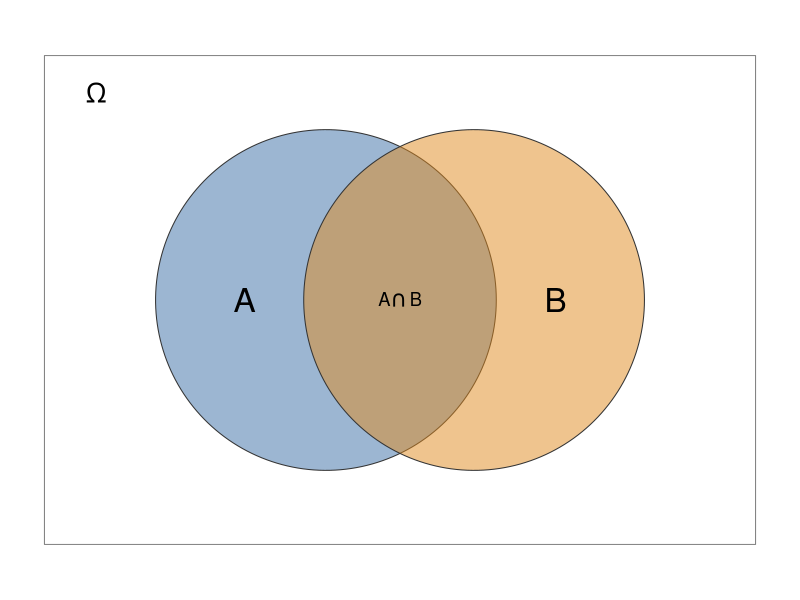

Generate this figure with R: (Note: this script raises an error after producing the figure.)
## ---- chunk 1
draw_circle <- function(x0, y0, r, col) {
  th <- seq(0, 2 * pi, length.out = 200)
  polygon(x0 + r * cos(th), y0 + r * sin(th), col = col, border = "grey20")
}
par(mar = c(0, 0, 0, 0))
plot.new()
plot.window(xlim = c(0, 10), ylim = c(0, 7), asp = 1)
rect(0.2, 0.2, 9.8, 6.8, border = "grey50")
draw_circle(4, 3.5, 2.3, adjustcolor("#3B6EA5", 0.5))
draw_circle(6, 3.5, 2.3, adjustcolor("#E08A1E", 0.5))
text(2.9, 3.5, "A", cex = 2)
text(7.1, 3.5, "B", cex = 2)
text(5, 3.5, expression(A * intersect(B)), cex = 1.1)
text(0.9, 6.3, expression(Omega), cex = 1.6)
## ---- chunk 2
# 4 events on a grid: shade by how often each region is counted
cx <- c(-0.6, 0.6, 0.6, -0.6)
cy <- c(0.6, 0.6, -0.6, -0.6)
r <- 1.15
grid_df <- expand.grid(
  x = seq(-2.1, 2.1, length.out = 401),
  y = seq(-2.1, 2.1, length.out = 401)
)
grid_df$m <- rowSums(
  sapply(1:4, \(k) (grid_df$x - cx[k])^2 + (grid_df$y - cy[k])^2 <= r^2)
)
stopifnot(setequal(unique(grid_df$m[grid_df$m > 0]), 1:4))
grid_df$w <- grid_df$m - choose(grid_df$m, 2) # Zaehlgewicht der unteren Schranke
outlines <- purrr::map_dfr(1:4, \(k) tibble(
  kreis = k,
  x = cx[k] + r * cos(seq(0, 2 * pi, length.out = 200)),
  y = cy[k] + r * sin(seq(0, 2 * pi, length.out = 200))
))
venn_theme <- list(
  ggplot2::coord_equal(),
  ggplot2::theme_void(base_size = 11),
  ggplot2::theme(
    plot.title = ggplot2::element_text(size = 9, hjust = 0.5),
    plot.subtitle = ggplot2::element_text(size = 7, hjust = 0.5),
    legend.position = "none"
  )
)
kreise <- ggplot2::geom_path(
  data = outlines, ggplot2::aes(x, y, group = kreis),
  linewidth = 0.25, colour = "black"
)
blues <- c("1" = "#CBD9EA", "2" = "#97B5D4", "3" = "#638FBC", "4" = "#2F5F93")
p_ob <- ggplot2::ggplot(subset(grid_df, m > 0)) +
  ggplot2::geom_raster(ggplot2::aes(x, y, fill = factor(m))) +
  ggplot2::scale_fill_manual(values = blues) +
  kreise + venn_theme +
  ggplot2::labs(
    title = "obere Schranke",
    subtitle = "je dunkler, desto\nöfter gezählt"
  )
p_union <- ggplot2::ggplot(subset(grid_df, m > 0)) +
  ggplot2::geom_raster(ggplot2::aes(x, y), fill = "#97B5D4") +
  kreise + venn_theme +
  ggplot2::labs(
    title = "wahre Vereinigung",
    subtitle = "jede Fläche\neinfach gezählt"
  )
p_ub <- ggplot2::ggplot(subset(grid_df, m > 0)) +
  ggplot2::geom_raster(ggplot2::aes(x, y, fill = factor(w))) +
  ggplot2::scale_fill_manual(
    values = c("1" = "#97B5D4", "0" = "white", "-2" = "#E4998D")
  ) +
  kreise + venn_theme +
  ggplot2::labs(
    title = "untere Schranke",
    subtitle = "weiß: 0-fach,\nrot: (-2)-fach gezählt"
  )
geq <- ggplot2::ggplot() +
  ggplot2::annotate("text", x = 0, y = 0, label = "'' >= ''", parse = TRUE, size = 7) +
  ggplot2::theme_void()
p_ob + geq + p_union + geq + p_ub +
  patchwork::plot_layout(nrow = 1, widths = c(1, 0.13, 1, 0.13, 1))
